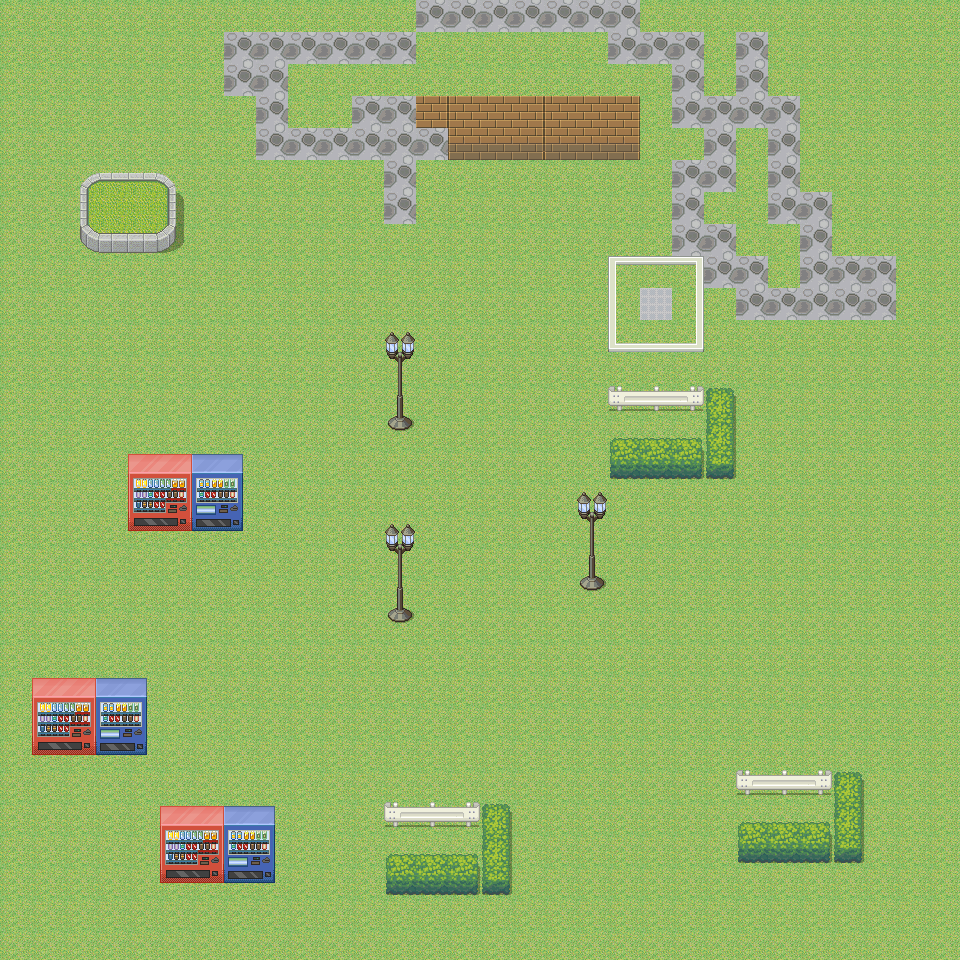

Tiled map render using the project's own tile images. Description and the map definition, with tile-layer contents summarised, below:
An orthogonal 30x30 tile map with 32x32 px tiles, 3 tile layers (Tile Layer 1, Tile Layer 2, Livello tile 3).

<map version="1.2" tiledversion="1.3.1" orientation="orthogonal" renderorder="right-down" compressionlevel="0" width="30" height="30" tilewidth="32" tileheight="32" infinite="0" nextlayerid="8" nextobjectid="1">
 <editorsettings>
  <export target="ModernTownMap.tmx" format="tmx" />
 </editorsettings>
 <tileset firstgid="1" source="Modern_Town.tsx" />
 <layer id="1" name="Tile Layer 1" width="30" height="30">
  <data>[900 cells, 900 non-empty, 1 distinct tile ids]</data>
 </layer>
 <layer id="6" name="Tile Layer 2" width="30" height="30">
  <data>[900 cells, 123 non-empty, 55 distinct tile ids]</data>
 </layer>
 <layer id="7" name="Livello tile 3" width="30" height="30">
  <data>[900 cells, 57 non-empty, 1 distinct tile ids]</data>
 </layer>
</map>
